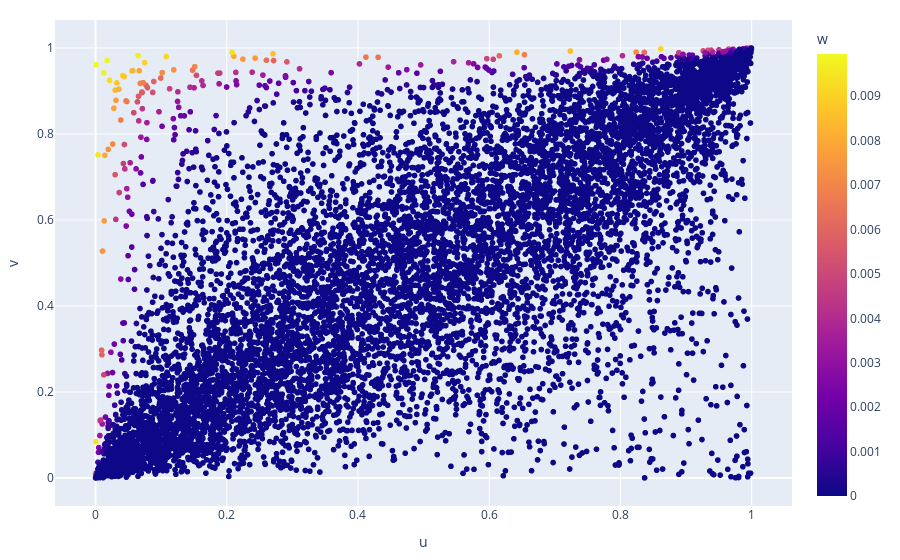

The notebook cell saved with this chart:
### Code cell
import plotly.express as px

fig = px.scatter(df, x='u', y='v', color='w')
fig.update_layout(
    margin=dict(l=20, r=20, t=20, b=20))
fig.show()

### Figure 1 — Plotly figure (JSON) as saved in the notebook; plotly's stock layout.template omitted (floating-point values rounded to 4 significant figures; data arrays with more than 128 entries replaced by an {"elided": "..."} marker saying what was removed)
{"data": [{"hoverlabel": {"namelength": 0}, "hovertemplate": "u=%{x}<br>v=%{y}<br>w=%{marker.color}", "legendgroup": "", "marker": {"color": {"elided": "10000 float values"}, "coloraxis": "coloraxis", "symbol": "circle"}, "mode": "markers", "name": "", "showlegend": false, "type": "scattergl", "x": {"elided": "10000 float values"}, "xaxis": "x", "y": {"elided": "10000 float values"}, "yaxis": "y"}], "layout": {"coloraxis": {"colorbar": {"title": {"text": "w"}}, "colorscale": [[0, "#0d0887"], [0.1111, "#46039f"], [0.2222, "#7201a8"], [0.3333, "#9c179e"], [0.4444, "#bd3786"], [0.5556, "#d8576b"], [0.6667, "#ed7953"], [0.7778, "#fb9f3a"], [0.8889, "#fdca26"], [1, "#f0f921"]]}, "legend": {"tracegroupgap": 0}, "margin": {"b": 20, "l": 20, "r": 20, "t": 20}, "xaxis": {"anchor": "y", "domain": [0, 1], "title": {"text": "u"}}, "yaxis": {"anchor": "x", "domain": [0, 1], "title": {"text": "v"}}}}
